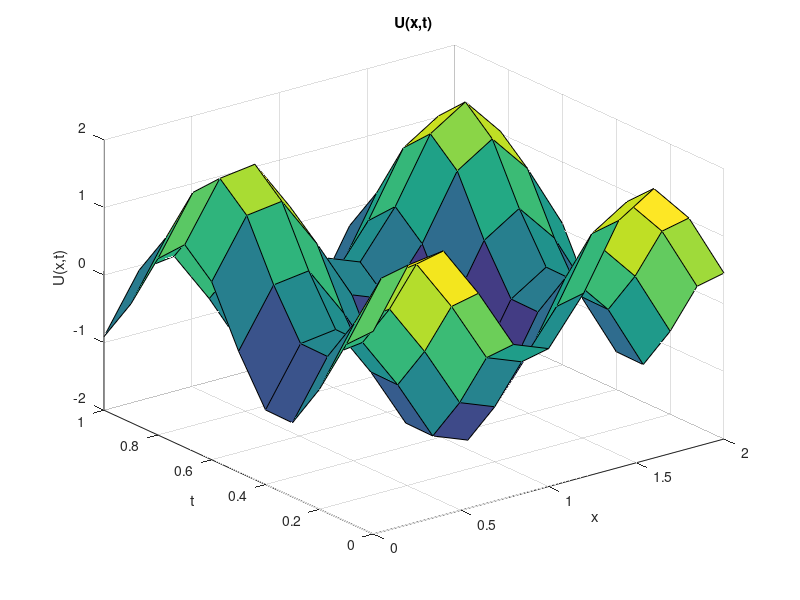

The MATLAB script that drew this image:
% Plot the surface described by solution matrix M
hold off
clear
clc

xdom = [0 2];
tdom = [0 1];
dx = 0.2;
dt = 0.1;

M = [1,1.84147098480753,1.90929742682420,1.14112000805835,0.243197504692034,0.0410757253368956,0.720584501801568,1.65698659871850,1.98935824662476,1.41211848524108,0.455978889111066;0.621609968271514,1.46308095307904,1.53090739509571,0.762729976329865,-0.135192527037361,-0.337314306392727,0.342194470072172,1.27859656699002,1.61096821489264,1.03372845351259,0.0775888573812154;-0.227202094692984,0.614268890114545,0.682095332133031,-0.0860820866332688,-0.984004590001860,-1.18612636935723,-0.506617592891416,0.429784504025520,0.762156151929958,0.184916390548551,-0.771223205581919;-0.904072142016958,-0.0626011572092011,0.00522528480861695,-0.762952133956787,-1.66087463732401,-1.86299641667938,-1.18348764021721,-0.247085543298454,0.0852861046062117,-0.491953656774967,-1.44809325290771;-0.896758416334706,-0.0552874315262670,0.0125390104915368,-0.755638408274535,-1.65356091164358,-1.85568269099895,-1.17617391453314,-0.239771817615292,0.0925998302891458,-0.484639931092715,-1.44077952722364;-0.210795799430798,0.630675185377186,0.698501627395672,-0.0696757913708552,-0.967598294739219,-1.16972007409277,-0.490211297629685,0.446190799288161,0.778562447192599,0.201322685811192,-0.754816910319278;0.634692875943074,1.47616386074878,1.54399030276909,0.775812884003244,-0.122109619365347,-0.324231398720258,0.355277377743732,1.29167947465976,1.62405112256602,1.04681136118597,0.0906717650532301;0.999858636383578,1.84132962119111,1.90915606320777,1.14097864444193,0.243056141075613,0.0409343617202467,0.720443138185146,1.65684523510208,1.98921688300834,1.41197712162466,0.455837525493735;0.608351314533138,1.44982229933885,1.51764874135915,0.749471322591489,-0.148451180775737,-0.350572960131103,0.328935816332887,1.26533791324982,1.59770956115608,1.02046979977240,0.0643302036428395;-0.243544153735911,0.597926831072982,0.665753273089649,-0.102424145675968,-1.00034664904524,-1.20246842840061,-0.522959651934798,0.413442444983048,0.745814092888395,0.168574331506079,-0.787565264625300;-0.911130261883955,-0.0696592770768802,-0.00183283505899468,-0.770010253825603,-1.66793275719101,-1.87005453654638,-1.19054576008421,-0.254143663165451,0.0782279847387599,-0.499011776642874,-1.45515137277471];
        
x = xdom(1):dx:xdom(2);
t = tdom(1):dt:tdom(2);

X = meshgrid(x,t);
T = meshgrid(t,x)';

surf(X,T,M)
title('U(x,t)')
xlabel('x')
ylabel('t')
zlabel('U(x,t)')
